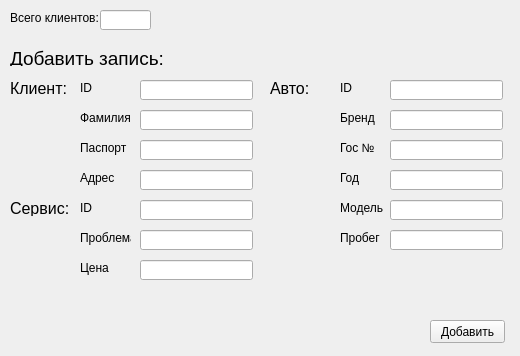
<?xml version="1.0" encoding="UTF-8"?>
<ui version="4.0">
 <class>Form</class>
 <widget class="QWidget" name="Form">
  <property name="geometry">
   <rect>
    <x>0</x>
    <y>0</y>
    <width>520</width>
    <height>356</height>
   </rect>
  </property>
  <property name="windowTitle">
   <string>Запись клиента</string>
  </property>
  <widget class="QLineEdit" name="count_client_line">
   <property name="geometry">
    <rect>
     <x>100</x>
     <y>10</y>
     <width>51</width>
     <height>20</height>
    </rect>
   </property>
  </widget>
  <widget class="QLabel" name="label">
   <property name="geometry">
    <rect>
     <x>10</x>
     <y>10</y>
     <width>91</width>
     <height>16</height>
    </rect>
   </property>
   <property name="text">
    <string>Всего клиентов:</string>
   </property>
  </widget>
  <widget class="QLabel" name="label_2">
   <property name="geometry">
    <rect>
     <x>10</x>
     <y>50</y>
     <width>161</width>
     <height>16</height>
    </rect>
   </property>
   <property name="font">
    <font>
     <pointsize>14</pointsize>
    </font>
   </property>
   <property name="text">
    <string>Добавить запись:</string>
   </property>
  </widget>
  <widget class="QLineEdit" name="client_name_line_edit">
   <property name="geometry">
    <rect>
     <x>140</x>
     <y>110</y>
     <width>113</width>
     <height>20</height>
    </rect>
   </property>
  </widget>
  <widget class="QLabel" name="label_3">
   <property name="geometry">
    <rect>
     <x>80</x>
     <y>110</y>
     <width>51</width>
     <height>16</height>
    </rect>
   </property>
   <property name="text">
    <string>Фамилия</string>
   </property>
  </widget>
  <widget class="QLabel" name="label_4">
   <property name="geometry">
    <rect>
     <x>10</x>
     <y>80</y>
     <width>61</width>
     <height>16</height>
    </rect>
   </property>
   <property name="font">
    <font>
     <pointsize>12</pointsize>
    </font>
   </property>
   <property name="text">
    <string>Клиент:</string>
   </property>
  </widget>
  <widget class="QLabel" name="label_5">
   <property name="geometry">
    <rect>
     <x>80</x>
     <y>80</y>
     <width>51</width>
     <height>16</height>
    </rect>
   </property>
   <property name="text">
    <string>ID</string>
   </property>
  </widget>
  <widget class="QLineEdit" name="client_id_line_edit">
   <property name="geometry">
    <rect>
     <x>140</x>
     <y>80</y>
     <width>113</width>
     <height>20</height>
    </rect>
   </property>
  </widget>
  <widget class="QLabel" name="label_6">
   <property name="geometry">
    <rect>
     <x>80</x>
     <y>140</y>
     <width>51</width>
     <height>16</height>
    </rect>
   </property>
   <property name="text">
    <string>Паспорт</string>
   </property>
  </widget>
  <widget class="QLineEdit" name="client_passport_line_edit">
   <property name="geometry">
    <rect>
     <x>140</x>
     <y>140</y>
     <width>113</width>
     <height>20</height>
    </rect>
   </property>
  </widget>
  <widget class="QLineEdit" name="client_address_line_edit">
   <property name="geometry">
    <rect>
     <x>140</x>
     <y>170</y>
     <width>113</width>
     <height>20</height>
    </rect>
   </property>
  </widget>
  <widget class="QLabel" name="label_7">
   <property name="geometry">
    <rect>
     <x>80</x>
     <y>170</y>
     <width>51</width>
     <height>16</height>
    </rect>
   </property>
   <property name="text">
    <string>Адрес</string>
   </property>
  </widget>
  <widget class="QLineEdit" name="cars_place_line_edit">
   <property name="geometry">
    <rect>
     <x>390</x>
     <y>140</y>
     <width>113</width>
     <height>20</height>
    </rect>
   </property>
  </widget>
  <widget class="QLabel" name="label_8">
   <property name="geometry">
    <rect>
     <x>270</x>
     <y>80</y>
     <width>61</width>
     <height>16</height>
    </rect>
   </property>
   <property name="font">
    <font>
     <pointsize>12</pointsize>
    </font>
   </property>
   <property name="text">
    <string>Авто:</string>
   </property>
  </widget>
  <widget class="QLabel" name="label_9">
   <property name="geometry">
    <rect>
     <x>340</x>
     <y>140</y>
     <width>51</width>
     <height>16</height>
    </rect>
   </property>
   <property name="text">
    <string>Гос №</string>
   </property>
  </widget>
  <widget class="QLabel" name="label_10">
   <property name="geometry">
    <rect>
     <x>340</x>
     <y>80</y>
     <width>51</width>
     <height>16</height>
    </rect>
   </property>
   <property name="text">
    <string>ID</string>
   </property>
  </widget>
  <widget class="QLabel" name="label_11">
   <property name="geometry">
    <rect>
     <x>340</x>
     <y>110</y>
     <width>51</width>
     <height>16</height>
    </rect>
   </property>
   <property name="text">
    <string>Бренд</string>
   </property>
  </widget>
  <widget class="QLineEdit" name="cars_id_line_edit">
   <property name="geometry">
    <rect>
     <x>390</x>
     <y>80</y>
     <width>113</width>
     <height>20</height>
    </rect>
   </property>
  </widget>
  <widget class="QLineEdit" name="cars_brand_line_edit">
   <property name="geometry">
    <rect>
     <x>390</x>
     <y>110</y>
     <width>113</width>
     <height>20</height>
    </rect>
   </property>
  </widget>
  <widget class="QLabel" name="label_13">
   <property name="geometry">
    <rect>
     <x>340</x>
     <y>170</y>
     <width>51</width>
     <height>16</height>
    </rect>
   </property>
   <property name="text">
    <string>Год</string>
   </property>
  </widget>
  <widget class="QLineEdit" name="cars_year_line_edit">
   <property name="geometry">
    <rect>
     <x>390</x>
     <y>170</y>
     <width>113</width>
     <height>20</height>
    </rect>
   </property>
  </widget>
  <widget class="QLineEdit" name="cars_model_line_edit">
   <property name="geometry">
    <rect>
     <x>390</x>
     <y>200</y>
     <width>113</width>
     <height>20</height>
    </rect>
   </property>
  </widget>
  <widget class="QLabel" name="label_14">
   <property name="geometry">
    <rect>
     <x>340</x>
     <y>200</y>
     <width>51</width>
     <height>16</height>
    </rect>
   </property>
   <property name="text">
    <string>Модель</string>
   </property>
  </widget>
  <widget class="QLineEdit" name="cars_km_line_edit">
   <property name="geometry">
    <rect>
     <x>390</x>
     <y>230</y>
     <width>113</width>
     <height>20</height>
    </rect>
   </property>
   <property name="text">
    <string/>
   </property>
  </widget>
  <widget class="QLabel" name="label_15">
   <property name="geometry">
    <rect>
     <x>340</x>
     <y>230</y>
     <width>51</width>
     <height>16</height>
    </rect>
   </property>
   <property name="text">
    <string>Пробег</string>
   </property>
  </widget>
  <widget class="QLabel" name="label_16">
   <property name="geometry">
    <rect>
     <x>10</x>
     <y>200</y>
     <width>61</width>
     <height>16</height>
    </rect>
   </property>
   <property name="font">
    <font>
     <pointsize>12</pointsize>
    </font>
   </property>
   <property name="text">
    <string>Сервис:</string>
   </property>
  </widget>
  <widget class="QLineEdit" name="service_problem_line_edit">
   <property name="geometry">
    <rect>
     <x>140</x>
     <y>230</y>
     <width>113</width>
     <height>20</height>
    </rect>
   </property>
  </widget>
  <widget class="QLabel" name="label_17">
   <property name="geometry">
    <rect>
     <x>80</x>
     <y>200</y>
     <width>51</width>
     <height>16</height>
    </rect>
   </property>
   <property name="text">
    <string>ID</string>
   </property>
  </widget>
  <widget class="QLineEdit" name="service_id_line_edit">
   <property name="geometry">
    <rect>
     <x>140</x>
     <y>200</y>
     <width>113</width>
     <height>20</height>
    </rect>
   </property>
  </widget>
  <widget class="QLabel" name="label_18">
   <property name="geometry">
    <rect>
     <x>80</x>
     <y>260</y>
     <width>51</width>
     <height>16</height>
    </rect>
   </property>
   <property name="text">
    <string>Цена</string>
   </property>
  </widget>
  <widget class="QLineEdit" name="service_price_line_edit">
   <property name="geometry">
    <rect>
     <x>140</x>
     <y>260</y>
     <width>113</width>
     <height>20</height>
    </rect>
   </property>
  </widget>
  <widget class="QLabel" name="label_19">
   <property name="geometry">
    <rect>
     <x>80</x>
     <y>230</y>
     <width>51</width>
     <height>16</height>
    </rect>
   </property>
   <property name="text">
    <string>Проблема</string>
   </property>
  </widget>
  <widget class="QPushButton" name="add_button">
   <property name="geometry">
    <rect>
     <x>430</x>
     <y>320</y>
     <width>75</width>
     <height>23</height>
    </rect>
   </property>
   <property name="text">
    <string>Добавить</string>
   </property>
  </widget>
 </widget>
 <resources/>
 <connections/>
</ui>
